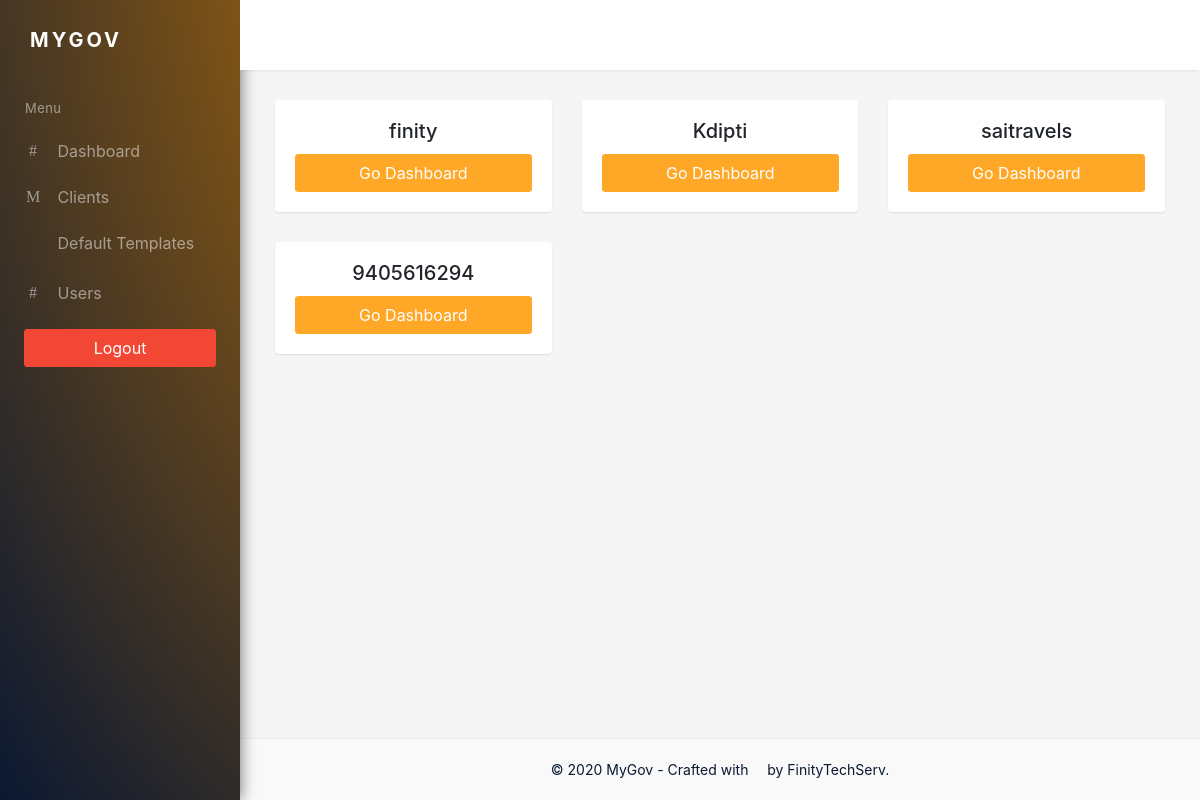
The page /accounts/clients (signed in) on the database its author committed.
### accounts/models.py (models this page shows)
class Portal_User(AbstractUser):
    ADMIN = 1
    CLIENT = 2
    ROLE_CHOICES = (
      (ADMIN,'Admin'),
      (CLIENT,'Client'))
    user_role = models.PositiveSmallIntegerField(choices=ROLE_CHOICES,default=ADMIN)
    Mobile_No = models.CharField(max_length=264,blank=True)
    Otp = models.CharField(max_length=264,blank=True)
    Varified = models.BooleanField(default=False)
    update_on = models.DateTimeField(auto_now=True)
    account_type = models.BooleanField(default=False)

### accounts/views.py (the view)
# urls.py: path('clients',clients,name='clients'),
@login_required(login_url = '/accounts/admin_login')
def clients(request):
    all_data = Portal_User.objects.filter(user_role=2)
    data = {'all_data':all_data}
    return render(request,'accounts/client_master.html',data)

### templates/accounts/client_master.html (shortened to what this page needs)
{% extends 'accounts/base.html' %}
{% load static %}
{% block content %}
<div class="row">
{% for client in all_data %}
    <div class="col-lg-4">
        <div class="card m-b-30 card-body text-center">
            <h4 class="card-title font-20 mt-0">{{client.username}}</h4>
            <a href="{% url 'accounts:client_dashboard' client.pk %}" class="btn btn-primary waves-effect waves-light">Go Dashboard</a>
        </div>
    </div>
    {% endfor %}
</div>
{% endblock %}

### static/lead_manager/assets/css/style.css (style rules this page uses)
body { background: #f5f5f5; margin: 0; font-size: 14px; }
html { overflow-x: hidden; position: relative; min-height: 100%; background: #f5f5f5; }
h1, h2, h3, h4, h5, h6 { margin: 10px 0; }
h4 { line-height: 22px; }
* { outline: none !important; }
.m-b-30 { margin-bottom: 30px; }
.font-20 { font-size: 20px; }
.waves-effect { position: relative; cursor: pointer; display: inline-block; overflow: hidden; -webkit-user-select: none; -moz-user-select: none; -ms-user-select: none; user-select: none; -webkit-tap-highlight-color: transparent; vertical-align: middle; z-index: 1; will-change: opacity, transform; -webkit-transition: all 0.3s ease-out; transition: all 0.3s ease-out; }
.btn { border-radius: 3px; }
.btn-primary, .btn-success, .btn-info, .btn-warning, .btn-danger, .btn-dark, .btn-pink, .btn-purple, .btn-indigo, .btn-teal, .btn-lime, .btn-orange, .btn-brown, .btn-blue-grey { color: #ffffff; }
.btn-primary { background-color: #ffa726; border: 1px solid #ffa726; }
.card { border: none; -webkit-box-shadow: 0px 1px 2px 0px rgba(0, 0, 0, 0.1); box-shadow: 0px 1px 2px 0px rgba(0, 0, 0, 0.1); }

### rows shown on the page
Portal_User: username "finity"
Portal_User: username "Kdipti"
Portal_User: username "saitravels"
Portal_User: username "9405616294"
